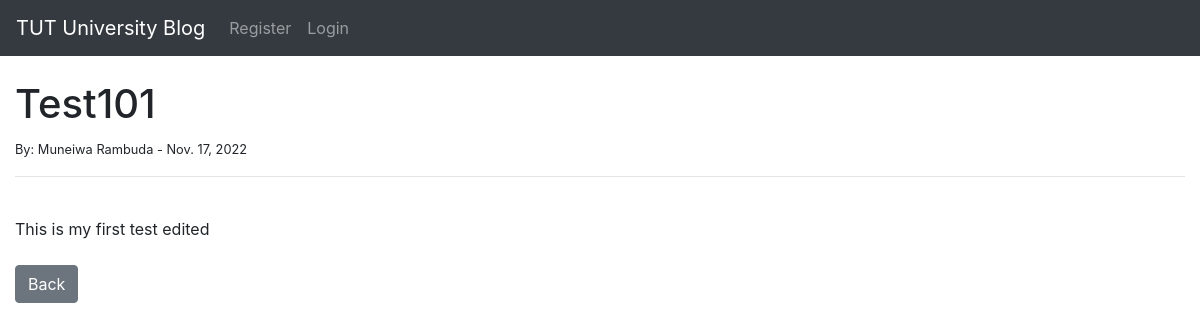
The app's page /article/1 with its own data.
### myBlog/models.py (models this page shows, shortened)
class Post(models.Model):
    title = models.CharField(max_length=255)
    title_tag = models.CharField(max_length=255)
    author =  models.ForeignKey(User, on_delete=models.CASCADE)
    body = models.TextField()
    post_date = models.DateField(auto_now_add=True)
    category = models.CharField(max_length=255, default='coding')

### myBlog/views.py (the view)
# urls.py: path('article/<int:pk>', ArticleDetailView.as_view(), name="article_detail"),
class ArticleDetailView(DetailView):
    model = Post
    template_name = 'article_details.html'

### myBlog/templates/article_details.html (shortened to what this page needs)
{% extends 'base.html' %}
{% block content %}
<h1>{{ post.title }}</h1>
<small>
    By:
    {{ post.author.first_name}}
    {{ post.author.last_name}} -
    {{ post.post_date}}
</small>
<br/>
<hr>
<br/>
{{ post.body| safe }}
<br/><br/>
<a href="{% url 'home' %}" class="btn btn-secondary">Back</a>
{% endblock %}

### records on screen
Post: title "Test101", author.first_name "Muneiwa", author.last_name "Rambuda", post_date "Nov. 17, 2022", body "This is my first test edited"
